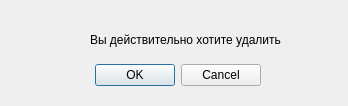
<?xml version="1.0" encoding="UTF-8"?>
<ui version="4.0">
 <class>confirm_del</class>
 <widget class="QDialog" name="confirm_del">
  <property name="geometry">
   <rect>
    <x>0</x>
    <y>0</y>
    <width>348</width>
    <height>106</height>
   </rect>
  </property>
  <property name="windowTitle">
   <string>Подтверждение удаления</string>
  </property>
  <widget class="QDialogButtonBox" name="buttonBox">
   <property name="geometry">
    <rect>
     <x>-80</x>
     <y>60</y>
     <width>341</width>
     <height>31</height>
    </rect>
   </property>
   <property name="orientation">
    <enum>Qt::Horizontal</enum>
   </property>
   <property name="standardButtons">
    <set>QDialogButtonBox::Cancel|QDialogButtonBox::Ok</set>
   </property>
  </widget>
  <widget class="QLabel" name="label">
   <property name="geometry">
    <rect>
     <x>90</x>
     <y>30</y>
     <width>191</width>
     <height>20</height>
    </rect>
   </property>
   <property name="text">
    <string>Вы действительно хотите удалить?</string>
   </property>
  </widget>
 </widget>
 <resources/>
 <connections>
  <connection>
   <sender>buttonBox</sender>
   <signal>accepted()</signal>
   <receiver>confirm_del</receiver>
   <slot>accept()</slot>
   <hints>
    <hint type="sourcelabel">
     <x>248</x>
     <y>254</y>
    </hint>
    <hint type="destinationlabel">
     <x>157</x>
     <y>274</y>
    </hint>
   </hints>
  </connection>
  <connection>
   <sender>buttonBox</sender>
   <signal>rejected()</signal>
   <receiver>confirm_del</receiver>
   <slot>reject()</slot>
   <hints>
    <hint type="sourcelabel">
     <x>316</x>
     <y>260</y>
    </hint>
    <hint type="destinationlabel">
     <x>286</x>
     <y>274</y>
    </hint>
   </hints>
  </connection>
 </connections>
</ui>
